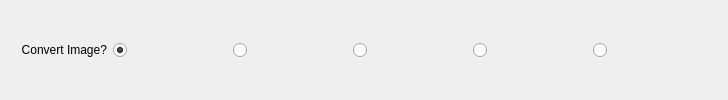
        <widget class="QWidget" name="tab_3">
         <attribute name="title">
          <string>Format</string>
         </attribute>
         <layout class="QVBoxLayout" name="verticalLayout_10">
          <item>
           <layout class="QHBoxLayout" name="horizontalLayout_2" stretch="4,1,1,1,1,1">
            <property name="leftMargin">
             <number>10</number>
            </property>
            <property name="topMargin">
             <number>10</number>
            </property>
            <property name="rightMargin">
             <number>10</number>
            </property>
            <property name="bottomMargin">
             <number>10</number>
            </property>
            <item>
             <layout class="QGridLayout" name="gridLayout_6">
              <item row="0" column="0">
               <widget class="QLabel" name="label_3">
                <property name="minimumSize">
                 <size>
                  <width>0</width>
                  <height>52</height>
                 </size>
                </property>
                <property name="maximumSize">
                 <size>
                  <width>16777215</width>
                  <height>52</height>
                 </size>
                </property>
                <property name="text">
                 <string>Convert Image?</string>
                </property>
                <property name="alignment">
                 <set>Qt::AlignRight|Qt::AlignTrailing|Qt::AlignVCenter</set>
                </property>
               </widget>
              </item>
             </layout>
            </item>
            <item>
             <layout class="QGridLayout" name="gridLayout">
              <item row="0" column="0">
               <widget class="QRadioButton" name="radioButton_1">
                <property name="minimumSize">
                 <size>
                  <width>114</width>
                  <height>52</height>
                 </size>
                </property>
                <property name="maximumSize">
                 <size>
                  <width>114</width>
                  <height>52</height>
                 </size>
                </property>
                <property name="text">
                 <string/>
                </property>
                <property name="icon">
                 <iconset resource="../resources.qrc">
                  <normaloff>:/icons/icons/no.svg</normaloff>:/icons/icons/no.svg</iconset>
                </property>
                <property name="iconSize">
                 <size>
                  <width>48</width>
                  <height>48</height>
                 </size>
                </property>
                <property name="checked">
                 <bool>true</bool>
                </property>
               </widget>
              </item>
             </layout>
            </item>
            <item>
             <layout class="QGridLayout" name="gridLayout_2">
              <item row="0" column="0">
               <widget class="QRadioButton" name="radioButton_2">
                <property name="minimumSize">
                 <size>
                  <width>114</width>
                  <height>52</height>
                 </size>
                </property>
                <property name="maximumSize">
                 <size>
                  <width>114</width>
                  <height>52</height>
                 </size>
                </property>
                <property name="text">
                 <string/>
                </property>
                <property name="icon">
                 <iconset resource="../resources.qrc">
                  <normaloff>:/icons/icons/bmp.svg</normaloff>:/icons/icons/bmp.svg</iconset>
                </property>
                <property name="iconSize">
                 <size>
                  <width>48</width>
                  <height>48</height>
                 </size>
                </property>
               </widget>
              </item>
             </layout>
            </item>
            <item>
             <layout class="QGridLayout" name="gridLayout_4">
              <item row="0" column="0">
               <widget class="QRadioButton" name="radioButton_3">
                <property name="minimumSize">
                 <size>
                  <width>114</width>
                  <height>52</height>
                 </size>
                </property>
                <property name="maximumSize">
                 <size>
                  <width>114</width>
                  <height>52</height>
                 </size>
                </property>
                <property name="text">
                 <string/>
                </property>
                <property name="icon">
                 <iconset resource="../resources.qrc">
                  <normaloff>:/icons/icons/jpg.svg</normaloff>:/icons/icons/jpg.svg</iconset>
                </property>
                <property name="iconSize">
                 <size>
                  <width>48</width>
                  <height>48</height>
                 </size>
                </property>
               </widget>
              </item>
             </layout>
            </item>
            <item>
             <layout class="QGridLayout" name="gridLayout_3">
              <item row="0" column="0">
               <widget class="QRadioButton" name="radioButton_4">
                <property name="minimumSize">
                 <size>
                  <width>114</width>
                  <height>52</height>
                 </size>
                </property>
                <property name="maximumSize">
                 <size>
                  <width>114</width>
                  <height>52</height>
                 </size>
                </property>
                <property name="text">
                 <string/>
                </property>
                <property name="icon">
                 <iconset resource="../resources.qrc">
                  <normaloff>:/icons/icons/png.svg</normaloff>:/icons/icons/png.svg</iconset>
                </property>
                <property name="iconSize">
                 <size>
                  <width>48</width>
                  <height>48</height>
                 </size>
                </property>
               </widget>
              </item>
             </layout>
            </item>
            <item>
             <layout class="QGridLayout" name="gridLayout_7">
              <item row="0" column="0">
               <widget class="QRadioButton" name="radioButton_5">
                <property name="minimumSize">
                 <size>
                  <width>114</width>
                  <height>52</height>
                 </size>
                </property>
                <property name="maximumSize">
                 <size>
                  <width>114</width>
                  <height>52</height>
                 </size>
                </property>
                <property name="text">
                 <string/>
                </property>
                <property name="icon">
                 <iconset resource="../resources.qrc">
                  <normaloff>:/icons/icons/webp.svg</normaloff>:/icons/icons/webp.svg</iconset>
                </property>
                <property name="iconSize">
                 <size>
                  <width>48</width>
                  <height>48</height>
                 </size>
                </property>
               </widget>
              </item>
             </layout>
            </item>
           </layout>
          </item>
         </layout>
        </widget>
